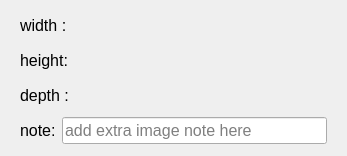
<?xml version="1.0" encoding="UTF-8"?>
<ui version="4.0">
 <class>Form</class>
 <widget class="QWidget" name="Form">
  <property name="geometry">
   <rect>
    <x>0</x>
    <y>0</y>
    <width>347</width>
    <height>156</height>
   </rect>
  </property>
  <property name="minimumSize">
   <size>
    <width>0</width>
    <height>100</height>
   </size>
  </property>
  <property name="font">
   <font>
    <family>Arial</family>
    <pointsize>12</pointsize>
   </font>
  </property>
  <property name="windowTitle">
   <string>Form</string>
  </property>
  <layout class="QVBoxLayout" name="verticalLayout">
   <item>
    <widget class="QWidget" name="widget" native="true">
     <layout class="QHBoxLayout" name="horizontalLayout">
      <property name="leftMargin">
       <number>9</number>
      </property>
      <property name="topMargin">
       <number>0</number>
      </property>
      <property name="rightMargin">
       <number>9</number>
      </property>
      <property name="bottomMargin">
       <number>0</number>
      </property>
      <item>
       <widget class="QLabel" name="label">
        <property name="minimumSize">
         <size>
          <width>0</width>
          <height>0</height>
         </size>
        </property>
        <property name="maximumSize">
         <size>
          <width>60</width>
          <height>16777215</height>
         </size>
        </property>
        <property name="text">
         <string>width :</string>
        </property>
       </widget>
      </item>
      <item>
       <widget class="QLabel" name="label_width">
        <property name="text">
         <string/>
        </property>
       </widget>
      </item>
     </layout>
    </widget>
   </item>
   <item>
    <widget class="QWidget" name="widget_2" native="true">
     <layout class="QHBoxLayout" name="horizontalLayout_2">
      <property name="leftMargin">
       <number>9</number>
      </property>
      <property name="topMargin">
       <number>0</number>
      </property>
      <property name="rightMargin">
       <number>9</number>
      </property>
      <property name="bottomMargin">
       <number>0</number>
      </property>
      <item>
       <widget class="QLabel" name="label_2">
        <property name="minimumSize">
         <size>
          <width>0</width>
          <height>0</height>
         </size>
        </property>
        <property name="maximumSize">
         <size>
          <width>60</width>
          <height>16777215</height>
         </size>
        </property>
        <property name="text">
         <string>height:</string>
        </property>
       </widget>
      </item>
      <item>
       <widget class="QLabel" name="label_height">
        <property name="text">
         <string/>
        </property>
       </widget>
      </item>
     </layout>
    </widget>
   </item>
   <item>
    <widget class="QWidget" name="widget_4" native="true">
     <layout class="QHBoxLayout" name="horizontalLayout_4">
      <property name="leftMargin">
       <number>9</number>
      </property>
      <property name="topMargin">
       <number>0</number>
      </property>
      <property name="rightMargin">
       <number>9</number>
      </property>
      <property name="bottomMargin">
       <number>0</number>
      </property>
      <item>
       <widget class="QLabel" name="label_3">
        <property name="maximumSize">
         <size>
          <width>60</width>
          <height>16777215</height>
         </size>
        </property>
        <property name="text">
         <string>depth :</string>
        </property>
       </widget>
      </item>
      <item>
       <widget class="QLabel" name="label_depth">
        <property name="text">
         <string/>
        </property>
       </widget>
      </item>
     </layout>
    </widget>
   </item>
   <item>
    <widget class="QWidget" name="widget_3" native="true">
     <layout class="QHBoxLayout" name="horizontalLayout_3">
      <property name="leftMargin">
       <number>9</number>
      </property>
      <property name="topMargin">
       <number>0</number>
      </property>
      <property name="rightMargin">
       <number>9</number>
      </property>
      <property name="bottomMargin">
       <number>0</number>
      </property>
      <item>
       <widget class="QLabel" name="label_5">
        <property name="text">
         <string>note:</string>
        </property>
       </widget>
      </item>
      <item>
       <widget class="QLineEdit" name="lineEdit_note">
        <property name="minimumSize">
         <size>
          <width>200</width>
          <height>0</height>
         </size>
        </property>
        <property name="placeholderText">
         <string>add extra image note here</string>
        </property>
       </widget>
      </item>
     </layout>
    </widget>
   </item>
  </layout>
 </widget>
 <resources/>
 <connections/>
</ui>
